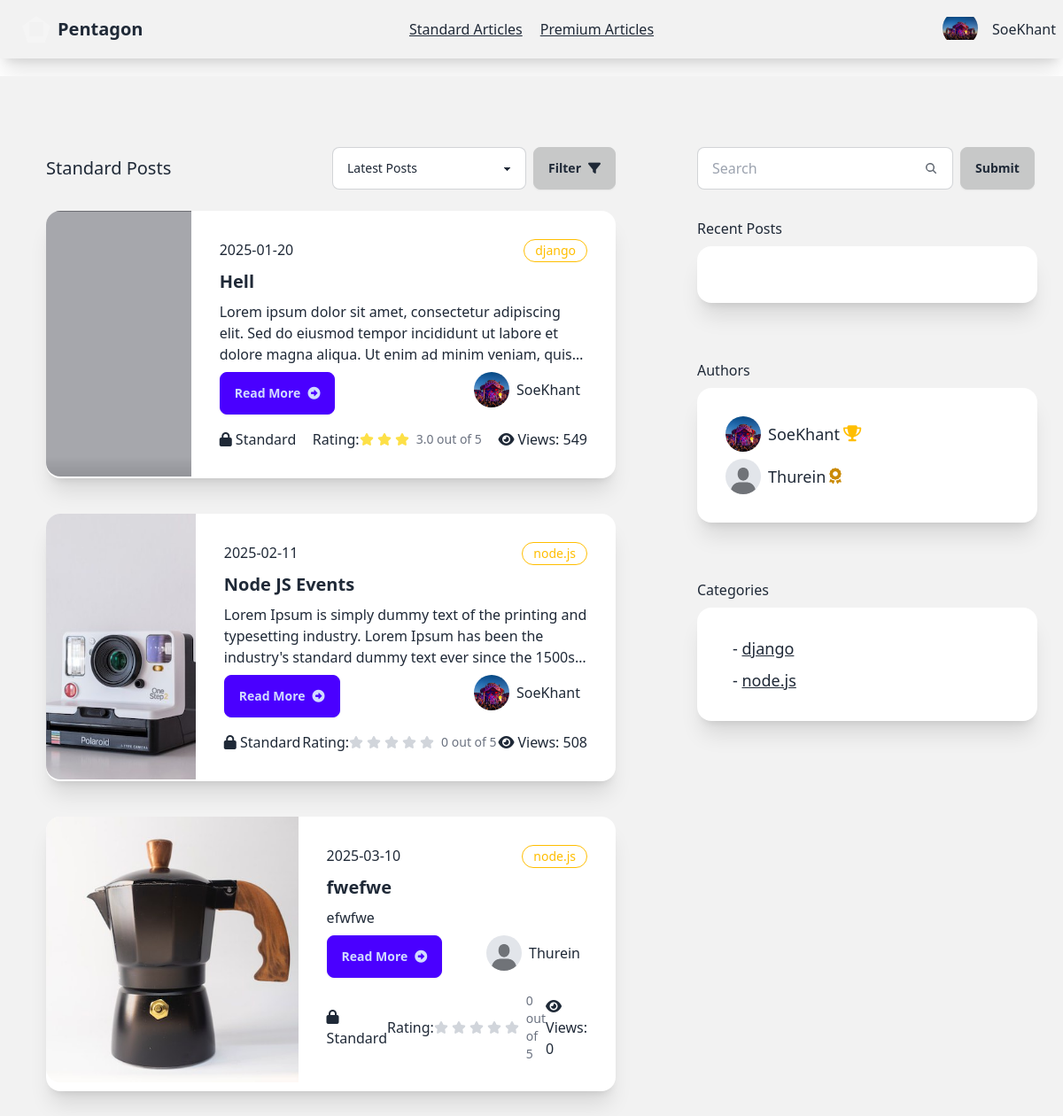
The app's page /reader/standard-posts/ (signed in) with its own data.
### account/models.py (models this page shows, shortened)
class AccountStatus(models.Model):
    is_verified=models.BooleanField(default=False)
    profile=models.ImageField(max_length=100, blank=True,default="account/default.jpeg",null=True,upload_to="media/account")
    user=models.ForeignKey(User, on_delete=models.CASCADE,related_name="account_status")
    rank=models.CharField(max_length=20,blank=True, default="Silver")
    created_at=models.DateTimeField(auto_now=True)

### writer/models.py (models this page shows, shortened)
class Article(models.Model):
    CATEGORY_CHOICES = [
        ('flutter', 'Flutter'),
        ('react-native', 'React Native'),
        ('node.js', 'Node.JS'),
        ('spring-boot','Spring Boot'),
        ('laravel','Laravel'),
        ('django',"Django"),
        ('aws',"AWS"),
        ('web-development','Web Development'),
        ('mobile-development','Mobile Development'),
        ('cloud','Cloud Architect')
    ]
    title=models.CharField(max_length=100)
    content=models.TextField(
        validators=[
            MinLengthValidator(40, message="Content must be at least 40 characters long.")
        ]
    )
    author=models.ForeignKey(User, on_delete=models.CASCADE)
    view_count = models.PositiveIntegerField(default=0)
    posted_at=models.DateTimeField(auto_now_add=True)
    is_premium=models.BooleanField(default=False)
    is_standard=models.BooleanField(default=False)
    photo=models.ImageField(default='article/default.jpeg', blank=True, null=True,upload_to="article/")
    category = models.CharField(
        max_length=20,
        choices=CATEGORY_CHOICES,
        default='web-development',
        blank=False,
        null=False
    )
    def get_rating(self):
        reviews = self.article_review.all()
        if reviews:
            total_rating = sum(review.rating for review in reviews)
            return total_rating / len(reviews)
        else:
            return 0
    def get_author_name(self):
        return self.author.username
    def get_account_status(self):
        try:
            return self.author.account_status.first()
        except AccountStatus.DoesNotExist:
            return None

class ArticleReview(models.Model):
    article=models.ForeignKey(Article, on_delete=models.CASCADE,related_name="article_review")
    user=models.ForeignKey(User, on_delete=models.CASCADE, related_name="article_reviewer")
    comment=models.TextField(blank=True, null=True)
    rating=models.FloatField(default=0,blank=True, null=True)
    author_reply=models.TextField(blank=True, null=True)
    posted_at=models.DateTimeField(auto_now_add=True)

### reader/views.py (the view, shortened to what this page needs)
# urls.py: path('standard-posts/',views.standard_posts,name="standard-posts"),
@login_required(login_url="sign-in")
def standard_posts(request):
    try:
        sub_user=Subscription.objects.get(user=request.user,is_active=True)
    except Subscription.DoesNotExist:
        return redirect("subscription-locked")
    if sub_user.subscription_plan == 'Premium' or 'Standard':
        articles=Article.objects.filter(is_standard=True)
        article_standard_authors=Article.objects.filter(is_standard=True).values('author')
        article_categories=Article.objects.filter(is_standard=True).values("category").distinct()
        accounts=AccountStatus.objects.filter(user__in=article_standard_authors)
        recent_articles=get_recent_articles(request.user.id)
        query=request.GET.get("search","")
        context={
            "articles":articles,
            "accounts":accounts,
            "account_status":get_account_status(request),
            "recent_articles":recent_articles,
            "categories":article_categories
        }
        return render(request, "reader/standard-posts.html", context)
    else:
        return redirect("subscription-locked")

### reader/views.py (called while the page is built)
def get_recent_articles(user_id):
    key = f"recent_articles:{user_id}"
    article_ids = cache.get(key, [])
    return Article.objects.filter(id__in=article_ids)

def get_account_status(request):
    account_status = AccountStatus.objects.get(user=request.user)
    return account_status

### reader/templates/reader/standard-posts.html (shortened to what this page needs)
{% extends "reader/base.html" %}
{% block content %}
<div class=" bg-base-200 min-h-screen flex w-100 mt-5">
  <div class="grid grid-cols-8 gap-2 ">
      <div class="col-start-1 col-span-5 mt-12 mx-5">
          <div class="card">
              <div class="card-body">
                 <div class="flex justify-between items-center">
                  <p class="text-xl">Standard Posts</p>
                  <div class="flex w-80">
                    <select id="postFilter" class="select select-bordered w-full max-w-xs ">
                      <option  selected>Latest Posts</option>
                    </select>
                    <button id="applyFilterBtn" class="btn btn-active ml-2">Filter <i class="fa-solid fa-filter"></i></button>
                  </div>
                 </div>
                  {% for article in articles %}
        <div class="card card-side bg-base-100 shadow-xl my-4">
          <figure class="w-11/12 h-5/6">
              <img
                style="min-height:300px;"
                src="{{article.photo.url}}"
                alt="Movie" />
            </figure>
          <div class="card-body">
            <div class="flex">
              <p>{{article.posted_at|date:'Y-m-d'}}</p>
              <div class="badge badge-warning badge-outline p-3">{{article.category}}</div>
            </div>
            <h2 class="card-title font-bold">{{article.title}}</h2>
            <p class="line-clamp-3">{{article.content|safe|truncatewords:30}}</p>
            <div class="card-actions justify-between">
              <a href="{% url 'post-detail' article.id %}" class="btn btn-primary"> Read More<i class="fa-solid fa-circle-right"></i></a>
              <div>
                  <div class="flex-row flex items-center">
                      <div class="avatar">
                          <div class="w-10 rounded-full">
                              <img
                              style="object-fit: cover;width:100%;height:100%"
                              alt="Tailwind CSS Navbar component"
                              src="{{article.get_account_status.profile.url}}" />
                          </div>
                        </div>
                        <h2 class="mx-2">{{article.get_author_name}}</h2>
                  </div>
              </div>
            </div>
            <div class="flex justify-between items-center mt-2">
              <div>
                  <i class="fa-solid fa-lock"></i>
                  Standard
              </div>
              <div class="flex items-center">
                Rating:
                <div class="flex">
                </div>
                <div class="">
                  <p class="ms-1 text-sm font-medium text-gray-500 dark:text-gray-400">{{article.get_rating}} out of 5</p>
                </div>
              </div>
              <div class="">
                  <i class="fa-solid fa-eye mr-1"></i>Views:
                 {{article.view_count}}
              </div>
            </div>
          </div>
        </div>
        {% endfor %}
              </div>
          </div>
      </div>
      <div class="col-start-6 col-span-2 mt-20">
          <div class="flex-row">
            <div class="ml-8">
              <form action="" class="flex" method="get">
                <label class="input input-bordered flex items-center gap-2">
                  <input type="text" class="grow" name="search" placeholder="Search" />
                  <svg
                    xmlns="http://www.w3.org/2000/svg"
                    viewBox="0 0 16 16"
                    fill="currentColor"
                    class="h-4 w-4 opacity-70">
                    <path
                      fill-rule="evenodd"
                      d="M9.965 11.026a5 5 0 1 1 1.06-1.06l2.755 2.754a.75.75 0 1 1-1.06 1.06l-2.755-2.754ZM10.5 7a3.5 3.5 0 1 1-7 0 3.5 3.5 0 0 1 7 0Z"
                      clip-rule="evenodd" />
                  </svg>
                </label>
                <input type="submit" value="Submit" class="btn btn-active ml-2">
              </form>
            </div>
            <div class="card">
              <div class="card-body">
                  Recent Posts
                  <div class="card bg-base-100 w-96 shadow-xl">
                      <div class="card-body">
                      </div>
                    </div>
                </div>
              </div>
            <div class="card">
              <div class="card-body">
                  Authors
                  <div class="card bg-base-100 w-96 shadow-xl">
                      <div class="card-body">
                         {% for account in accounts %}
                         <div class="flex-row flex items-center">
                          <div class="avatar">
                              <div class="w-10 rounded-full">
                                <img src="{{account.profile.url}}" />
                              </div>
                            </div>
                            <h2 class="mx-2 text-lg flex items-center">{{account.user.username}}
                              {% if account.rank == "Platinum" %}
                             <i class="fa-solid fa-trophy text-warning ml-1"></i>
                             {% elif account.rank == "Gold" %}
                             <i class="fa-solid fa-award  text-yellow-600	ml-1"></i>
                             {% else %}
                             <i class="fa-solid fa-medal ml-1"></i>
                             </h2>
                             {% endif %}
                         </div>
                         {% endfor %}
                      </div>
                    </div>
                </div>
              </div>
              <div class="card">
                <div class="card-body">
                    Categories
                    <div class="card bg-base-100 w-96 shadow-xl">
                        <div class="card-body">
                           {% for category in categories %}
                           <div class="flex-row flex items-center">
                                 <h2 class="mx-2 text-lg">- <a href="{% url 'category' category.category  %}" class="link">{{category.category}}</a></h2>
                           </div>
                           {% endfor %}
                        </div>
                      </div>
                  </div>
                </div>
          </div>
          </div>
      </div>
</div>
{% endblock  %}

### reader/templates/reader/base.html (shortened to what this page needs)
{% load static %}
<!DOCTYPE html>
<html lang="en">
<head>
    <link href="https://cdn.jsdelivr.net/npm/daisyui@latest/dist/full.min.css" rel="stylesheet" type="text/css" />
    <link href="{% static 'fontawesomefree/css/fontawesome.css' %}" rel="stylesheet" type="text/css">
    <link href="{% static 'fontawesomefree/css/brands.css' %}" rel="stylesheet" type="text/css">
    <link href="{% static 'fontawesomefree/css/solid.css' %}" rel="stylesheet" type="text/css">
</head>
<body>
    <div class="navbar bg-base-200 shadow-xl">
        <div class="navbar-start">
          <a href="{% url 'home' %}" class="btn btn-ghost text-xl"><div class="mask mask-pentagon w-8 h-8 border-8 border-neutral-100	"></div>Pentagon</a>
        </div>
        <div class="navbar-center gap-5">
            <a id="standard" href="{% url 'standard-posts' %}" class=" link ">Standard Articles</a>
            <a  href="{% url 'premium-posts' %}" class="link">Premium Articles</a>
          </div>
        <div class="navbar-end gap-3">
          {% if user.is_authenticated %}
          <div class="dropdown dropdown-end">
            <div tabindex="0" role="button" class="btn btn-ghost btn-circle avatar">
              <div class="w-10 rounded-full">
                <img
                  style="object-fit: contain;width:100%;height:100%"
                  alt="Tailwind CSS Navbar component"
                  src="{{account_status.profile.url}}" />
              </div>
            </div>
          </div>
          {{user}}
          {% else %}
          <a href="{% url 'sign-up' %}" class="btn">Sign Up</a>
          <a href="{% url 'sign-in' %}" class="btn">Sign In</a>
          {% endif %}
        </div>
       </div>
    {% block content %}
    {% endblock  %}
    <script src="https://cdn.tailwindcss.com"></script>
</body>
</html>

### records on screen
AccountStatus: profile (picture), user.username "SoeKhant", rank "Platinum" (drawn)
Article: photo (picture), posted_at "2025-01-20", category "django", title "Hell", content "Lorem ipsum dolor sit amet, consectetur adipiscing elit. Sed do eiusmod tempor incididunt ut labore et dolore magna aliqua. Ut enim ad minim veniam,…", get_account_status.profile (picture), get_author_name "SoeKhant", get_rating "3.0", view_count "549"
Article: photo (picture), posted_at "2025-02-11", category "node.js", title "Node JS Events", content "Lorem Ipsum is simply dummy text of the printing and typesetting industry. Lorem Ipsum has been the industry's standard dummy text ever since the…", get_account_status.profile (picture), get_author_name "SoeKhant", get_rating "0", view_count "508"
Article: photo (picture), posted_at "2025-03-10", category "node.js", title "fwefwe", content "efwfwe", get_account_status.profile (placeholder picture), get_author_name "Thurein", get_rating "0", view_count "0"
AccountStatus: profile (placeholder picture), user.username "Thurein", rank "Gold" (drawn)

### other values on screen
{{ user }} "SoeKhant"
{{ category.category }} "django" "node.js"
